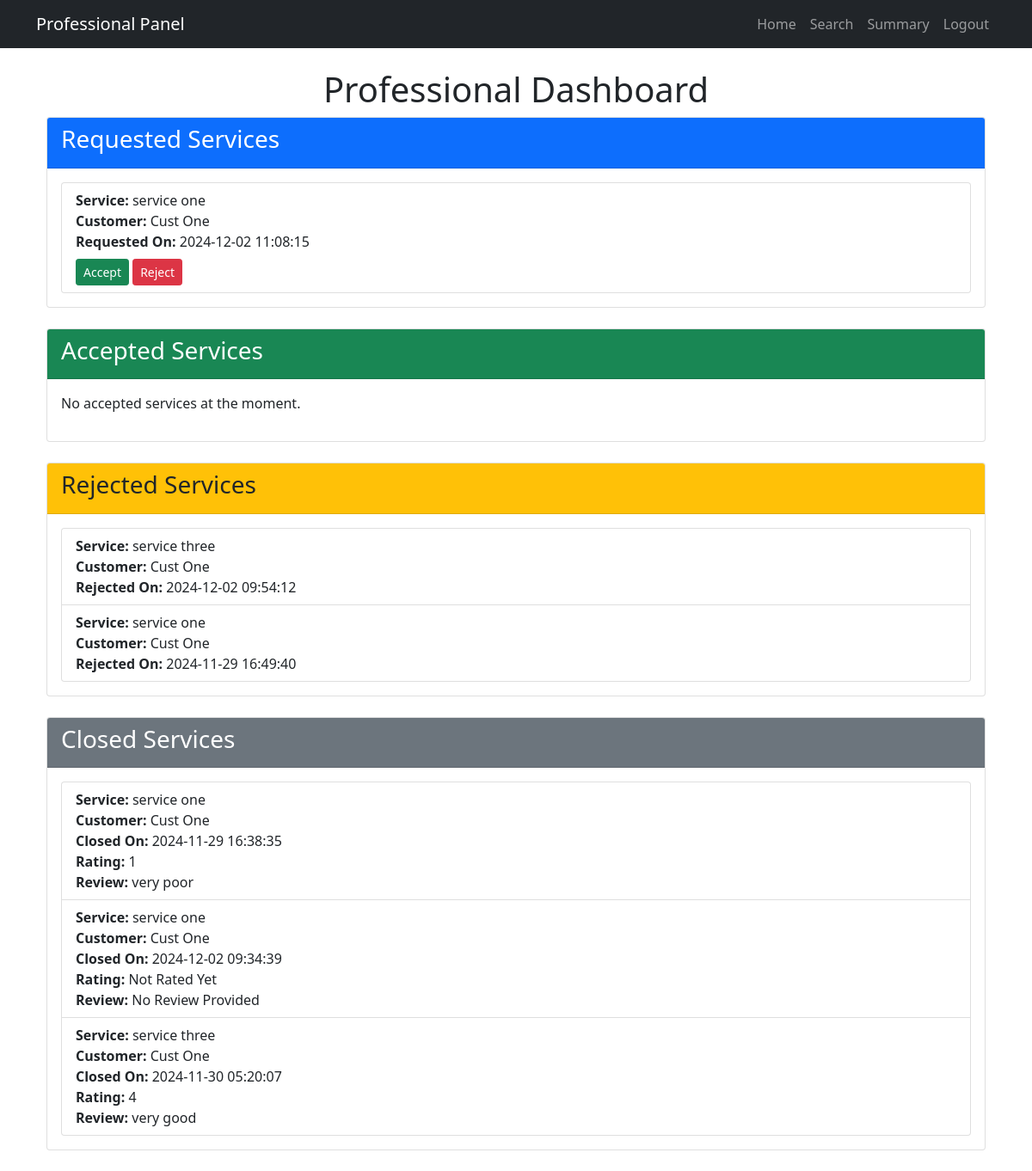
/professional/dashboard (signed in), run on the app's committed database.
### app/models.py (models this page shows, shortened)
class ServiceRequest(db.Model):
    id = db.Column(db.Integer, primary_key=True)
    customer_id = db.Column(db.Integer, db.ForeignKey('user.id'), nullable=False)
    professional_id = db.Column(db.Integer, db.ForeignKey('user.id'))  # Accepted professional
    service_id = db.Column(db.Integer, db.ForeignKey('service.id'), nullable=False)
    status = db.Column(db.String(20), default='requested')  # requested, accepted, closed
    created_at = db.Column(db.DateTime, default=datetime.utcnow)
    completed_at = db.Column(db.DateTime, default=datetime.utcnow)
    rating = db.Column(db.Integer)
    review = db.Column(db.Text)
    updated_at = db.Column(db.DateTime, default=datetime.utcnow, onupdate=datetime.utcnow)
    rejected_professionals = db.relationship(
        'User',
        secondary='rejected_requests_association',
        backref='rejected_service_requests'
    )

class Service(db.Model):
    id = db.Column(db.Integer, primary_key=True)
    name = db.Column(db.String(100), nullable=False)
    description = db.Column(db.Text, nullable=False)
    base_price = db.Column(db.Float, nullable=False)
    category_id = db.Column(db.Integer, db.ForeignKey('service_category.id'), nullable=False)
    requests = db.relationship('ServiceRequest', backref='service', lazy=True)

class User(db.Model, UserMixin):
    id = db.Column(db.Integer, primary_key=True)
    email = db.Column(db.String(120), unique=True, nullable=False)
    password = db.Column(db.String(60), nullable=False)
    user_type = db.Column(db.String(20), nullable=False)  # 'customer', 'professional', 'admin'
    fullname = db.Column(db.String(100))
    address = db.Column(db.Text)
    pin_code = db.Column(db.String(10))
    created_at = db.Column(db.DateTime, default=datetime.utcnow)
    service_category_id = db.Column(db.Integer, db.ForeignKey('service_category.id'))  # New field
    service_name = db.Column(db.String(100))  # Optional, if needed for specific service within category
    experience = db.Column(db.Integer)
    document_path = db.Column(db.String(255))
    status = db.Column(db.String(20), default='pending')  # 'pending', 'approved', 'rejected'
    service_requests_customer = db.relationship('ServiceRequest',
                                              backref='customer',
                                              foreign_keys='ServiceRequest.customer_id',
                                              lazy=True)
    service_requests_professional = db.relationship('ServiceRequest',
                                                  backref='professional',
                                                  foreign_keys='ServiceRequest.professional_id',
                                                  lazy=True)
    service_category = db.relationship('ServiceCategory', backref='professionals')

### app/routes/professional_routes.py (the view)
@professional_bp.route('/dashboard')
@login_required
def professional_dashboard():
    if current_user.user_type != 'professional':
        flash('Access denied.', 'danger')
        return redirect(url_for('auth.login'))
    rejected_subquery = db.session.query(RejectedRequest.request_id).filter(
        RejectedRequest.professional_id == current_user.id
    ).subquery()
    available_requests = ServiceRequest.query.join(Service).filter(
        and_(
            Service.category_id == current_user.service_category_id,
            ServiceRequest.status == 'requested',
            ServiceRequest.id.not_in(rejected_subquery),
            ServiceRequest.professional_id == None
        )
    ).all()
    accepted_requests = ServiceRequest.query.filter(
        ServiceRequest.professional_id == current_user.id,
        ServiceRequest.status.in_(['accepted', 'in_progress'])
    ).all()
    closed_services = ServiceRequest.query.filter(
        ServiceRequest.professional_id == current_user.id,
        ServiceRequest.status.in_(['completed', 'closed'])
    ).all()
    rejected_requests = ServiceRequest.query.join(RejectedRequest).filter(
        RejectedRequest.professional_id == current_user.id
    ).all()
    return render_template(
        'professional/dashboard.html',
        available_requests=available_requests,
        accepted_requests=accepted_requests,
        closed_services=closed_services,
        rejected_requests=rejected_requests
    )

### app/models.py (called while the page is built)
@login_manager.user_loader
def load_user(user_id):
    return User.query.get(int(user_id))

### app/templates/professional/dashboard.html (shortened to what this page needs)
{% extends "professional/base.html" %}
{% block content %}
<div class="container mt-4">
    <h1 class="text-center">Professional Dashboard</h1>
    <div class="card mb-4">
        <div class="card-header bg-primary text-white">
            <h3>Requested Services</h3>
        </div>
        <div class="card-body">
            {% if available_requests %}
                <ul class="list-group">
                    {% for request in available_requests %}
                        <li class="list-group-item">
                            <strong>Service:</strong> {{ request.service.name }} <br>
                            <strong>Customer:</strong> {{ request.customer.fullname }} <br>
                            <strong>Requested On:</strong> {{ request.created_at.strftime('%Y-%m-%d %H:%M:%S') }}
                            <div class="mt-2">
                                <form method="POST" action="{{ url_for('professional.accept_request', request_id=request.id) }}" class="d-inline">
                                    <button type="submit" class="btn btn-success btn-sm">Accept</button>
                                </form>
                                <form method="POST" action="{{ url_for('professional.reject_request', request_id=request.id) }}" class="d-inline">
                                    <button type="submit" class="btn btn-danger btn-sm">Reject</button>
                                </form>
                            </div>
                        </li>
                    {% endfor %}
                </ul>
            {% else %}
                <p>No requested services available.</p>
            {% endif %}
        </div>
    </div>
    <div class="card mb-4">
        <div class="card-header bg-success text-white">
            <h3>Accepted Services</h3>
        </div>
        <div class="card-body">
            {% if accepted_requests %}
                <ul class="list-group">
                    {% for request in accepted_requests %}
                        <li class="list-group-item">
                            <strong>Service:</strong> {{ request.service.name }} <br>
                            <strong>Customer:</strong> {{ request.customer.fullname }} <br>
                            <strong>Accepted On:</strong>
                            {% if request.updated_at %}
                                {{ request.updated_at.strftime('%Y-%m-%d %H:%M:%S') }}
                            {% else %}
                                Not yet updated
                            {% endif %}
                        </li>
                    {% endfor %}
                </ul>
            {% else %}
                <p>No accepted services at the moment.</p>
            {% endif %}
        </div>
    </div>
    <div class="card mb-4">
        <div class="card-header bg-warning text-dark">
            <h3>Rejected Services</h3>
        </div>
        <div class="card-body">
            {% if rejected_requests %}
                <ul class="list-group">
                    {% for request in rejected_requests %}
                        <li class="list-group-item">
                            <strong>Service:</strong> {{ request.service.name }} <br>
                            <strong>Customer:</strong> {{ request.customer.fullname }} <br>
                            <strong>Rejected On:</strong> {{ request.updated_at.strftime('%Y-%m-%d %H:%M:%S') }}
                        </li>
                    {% endfor %}
                </ul>
            {% else %}
                <p>No rejected services at the moment.</p>
            {% endif %}
        </div>
    </div>
    <div class="card mb-4">
        <div class="card-header bg-secondary text-white">
            <h3>Closed Services</h3>
        </div>
        <div class="card-body">
            {% if closed_services %}
                <ul class="list-group">
                    {% for request in closed_services %}
                        <li class="list-group-item">
                            <strong>Service:</strong> {{ request.service.name }} <br>
                            <strong>Customer:</strong> {{ request.customer.fullname }} <br>
                            <strong>Closed On:</strong> {{ request.updated_at.strftime('%Y-%m-%d %H:%M:%S') }} <br>
                            <strong>Rating:</strong> {{ request.rating or 'Not Rated Yet' }} <br>
                            <strong>Review:</strong> {{ request.review or 'No Review Provided' }}
                        </li>
                    {% endfor %}
                </ul>
            {% else %}
                <p>No closed services yet.</p>
            {% endif %}
        </div>
    </div>
</div>
{% endblock %}

### data on the page
ServiceRequest: service.name "service one", customer.fullname "Cust One", created_at "2024-12-02 11:08:15"
ServiceRequest: service.name "service three", customer.fullname "Cust One", updated_at "2024-12-02 09:54:12"
ServiceRequest: service.name "service one", customer.fullname "Cust One", updated_at "2024-11-29 16:49:40"
ServiceRequest: service.name "service one", customer.fullname "Cust One", updated_at "2024-11-29 16:38:35", rating "1", review "very poor"
ServiceRequest: service.name "service one", customer.fullname "Cust One", updated_at "2024-12-02 09:34:39", rating "Not Rated Yet", review "No Review Provided"
ServiceRequest: service.name "service three", customer.fullname "Cust One", updated_at "2024-11-30 05:20:07", rating "4", review "very good"
